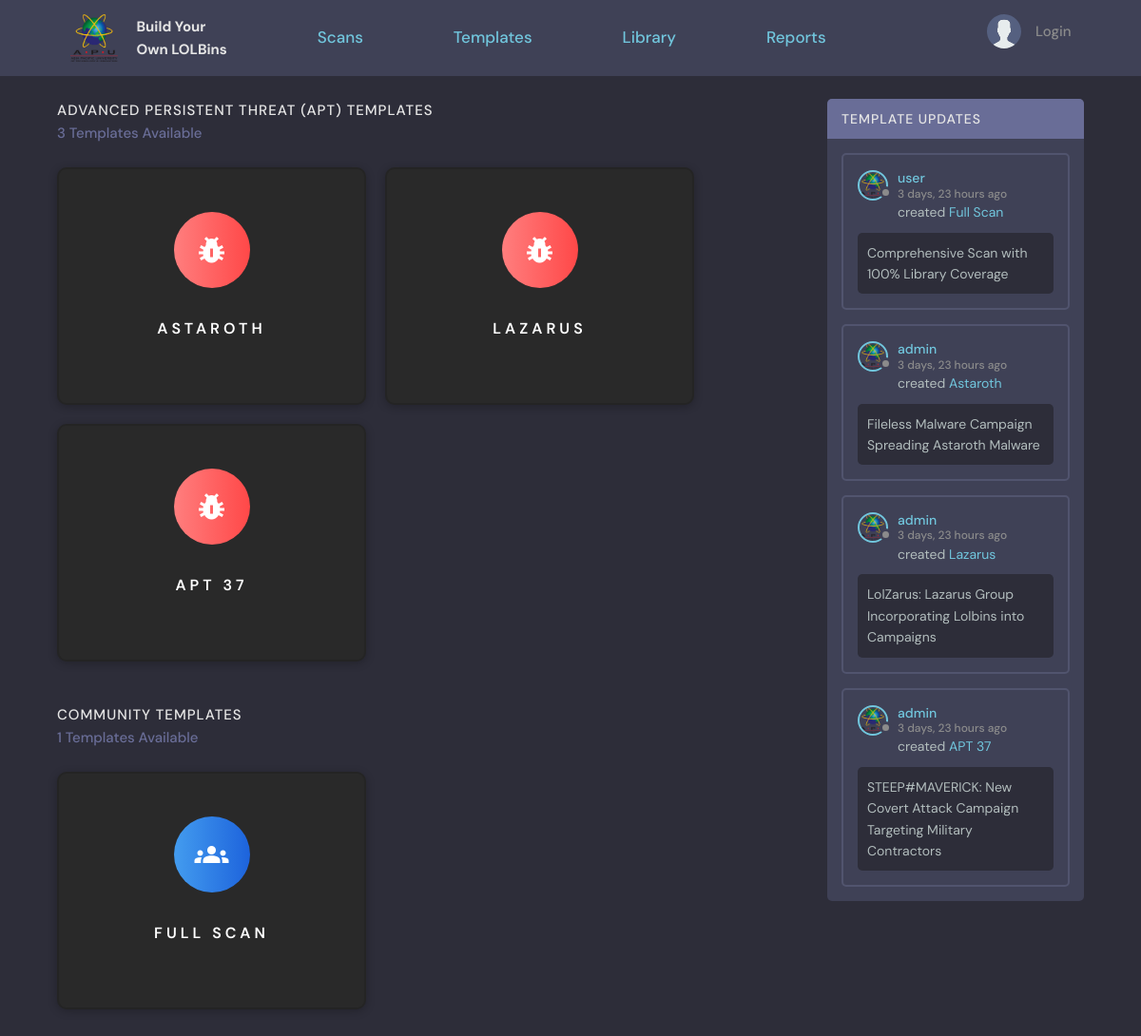
Page /template/ on the earlier database version.
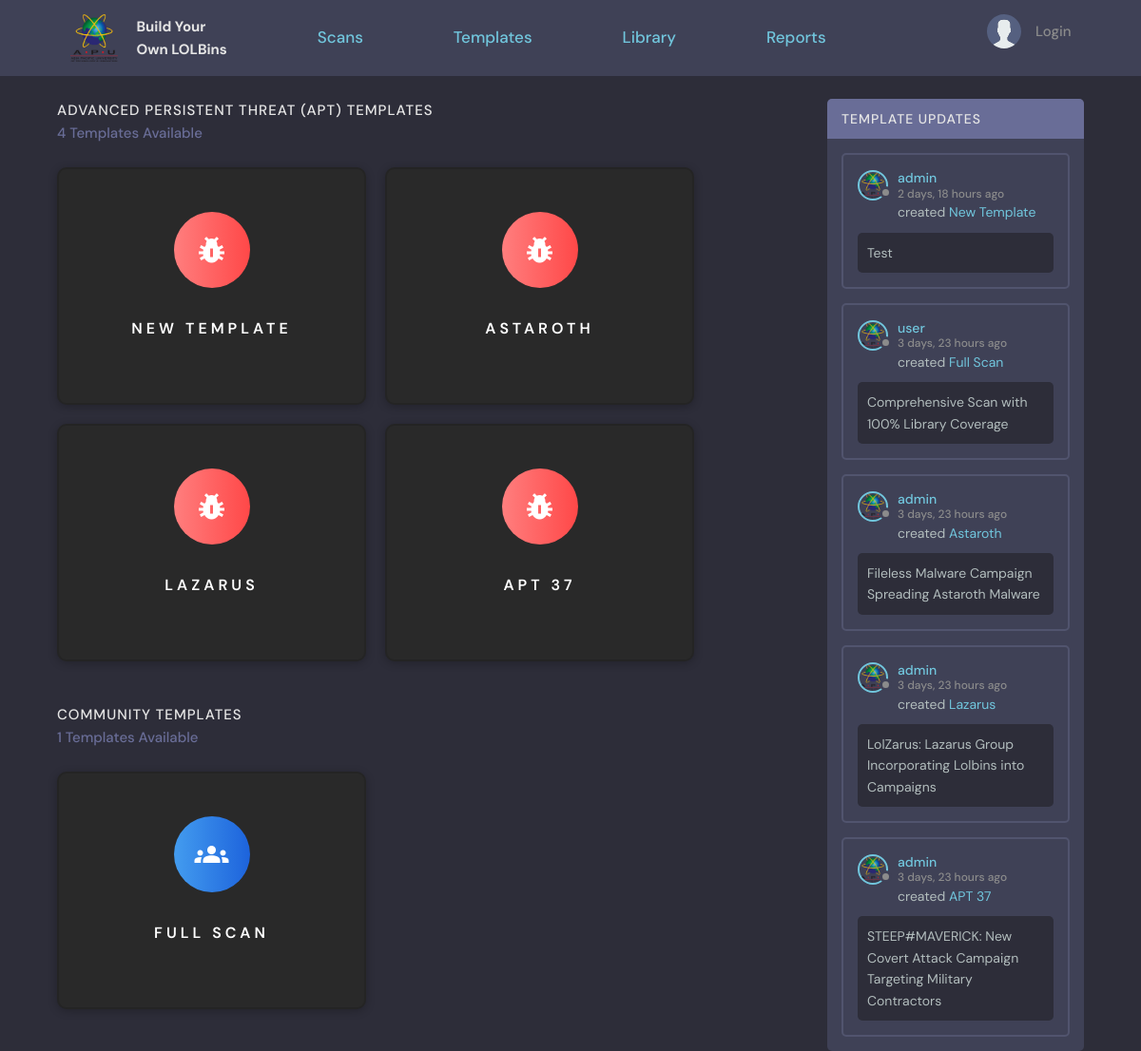
Same page on the later database version.
### base/models.py (models this page shows, shortened)
class Template(models.Model):
    user = models.ForeignKey(User, on_delete=SET_NULL, null=True, verbose_name = u'Owner')
    name = models.CharField(max_length=200, default="New Template")
    description = models.TextField(max_length=100, null=True, blank=True)
    updated = models.DateTimeField(auto_now=True)
    created = models.DateTimeField(auto_now_add=True)
    public = models.BooleanField(default=False)
    Scan = models.ForeignKey(Scan, on_delete=SET_NULL, null=True)
    class Meta:
        verbose_name = 'Template'

### base/views.py (the view, shortened to what this page needs)
# urls.py: path('template/', views.template, name="template"),
def template(request):
    templates = Template.objects.all().order_by('-created')
    superusers = User.objects.filter(is_superuser=True).values('username')
    template_apt = Template.objects.filter(user__username__in=superusers, public=True).order_by('-created')
    template_apt_count = template_apt.count()
    template_community = Template.objects.filter(
    public=True).exclude(user__username__in=superusers).order_by('-created')
    template_community_count = template_community.count()
    context = {'templates': templates,
    'template_apt': template_apt, 'template_apt_count': template_apt_count,
    'template_community': template_community, 'template_community_count': template_community_count}
    return render(request, 'base/template.html', context)

### base/templates/base/template.html (shortened to what this page needs)
{% extends 'main.html' %}
{% block content %}
{% load static %}
<main class="layout layout--2">
    <div class="container">
        <div class="layout1">
            <div class="roomList">
                <div class="roomList__header">
                    <div>
                        <h2>Advanced Persistent Threat (APT) Templates</h2>
                        <p>{{template_apt_count}} Templates Available</p>
                    </div>
                </div>
                <div class="cardContent">
                    {% for template in template_apt %}
                        <a class="smallCard" href="{% url 'view-template' template.id %}">
                            <div class="icon__red"><i class="material-icons md-36">pest_control</i></div>
                            <p class="title">{{template.name}}</p>
                        </a>
                    {% endfor %}
                </div>
            </div>
            <br>
            <div class="roomList">
                <div class="roomList__header">
                    <div>
                        <h2>Community Templates</h2>
                        <p>{{template_community_count}} Templates Available</p>
                    </div>
                </div>
                <div class="cardContent">
                    {% for template in template_community %}
                        <a class="smallCard" href="{% url 'view-template' template.id %}">
                            <div class="icon__blue"><i class="material-icons md-36">groups</i></div>
                            <p class="title">{{template.name}}</p>
                        </a>
                    {% endfor %}
                </div>
            </div>
            <br>
        </div>
        <div class="activities">
            <div class="activities__header">
                <h2>Template Updates</h2>
            </div>
            {% for template in templates|slice:":8"%}
                {% if template.public == True or template.user == request.user %}
                    <div class="activities__box">
                        <div class="activities__boxHeader roomListRoom__header">
                            <a href="{% url 'user-profile' template.user.id %}" class="roomListRoom__author">
                            <div class="avatar avatar--small">
                                <img src="{% static 'images/APU.png' %}" />
                            </div>
                            <p>
                                {% if template.user == request.user %}
                                    You
                                    <span>{{template.created|timesince}} ago</span>
                                {% else %}
                                    {{template.user}}
                                    <span>{{template.created|timesince}} ago</span>
                                {% endif %}
                            </p>
                            </a>
                        </div>
                        <div class="activities__boxContent">
                            <p>created <a href="{% url 'view-template' template.id %}">{{template.name}}</a></p>
                            {% if template.description != "" %}
                                <div class="activities__boxRoomContent">
                                {{template.description}}
                                </div>
                            {% endif %}
                        </div>
                    </div>
                {% endif %}
            {% endfor %}
        </div>
    </div>
</main>
{% endblock content %}

Differences in the rows shown:
added Template: name "NEW TEMPLATE", public True (drawn), user "admin", created "2 days, 18 hours", name "New Template", description "Test"
Other differences:
{{ template_apt_count }}: "3" → "4"
